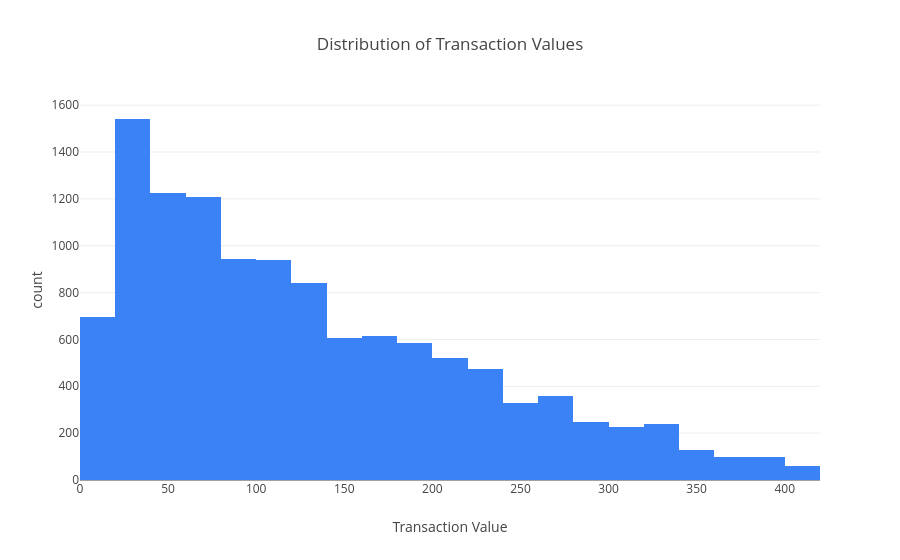

The notebook cell saved with this chart:
### Markdown cell above
1. How are transaction values distributed?

### Code cell
px.histogram(df_clean, x="Total Spent",nbins= 30,title="Distribution of Transaction Values",labels={"Total Spent": "Transaction Value"},color_discrete_sequence=["#3B82F6"])

### Figure 1 — Plotly figure (JSON) as saved in the notebook; plotly's stock layout.template omitted (floating-point values rounded to 4 significant figures; data arrays with more than 128 entries replaced by an {"elided": "..."} marker saying what was removed)
{"data": [{"alignmentgroup": "True", "bingroup": "x", "hovertemplate": "Transaction Value=%{x}<br>count=%{y}<extra></extra>", "legendgroup": "", "marker": {"color": "#3B82F6", "pattern": {"shape": ""}}, "name": "", "nbinsx": 30, "offsetgroup": "", "orientation": "v", "showlegend": false, "type": "histogram", "x": {"elided": "11971 float values"}, "xaxis": "x", "yaxis": "y"}], "layout": {"barmode": "relative", "legend": {"tracegroupgap": 0}, "title": {"text": "Distribution of Transaction Values"}, "xaxis": {"anchor": "y", "domain": [0, 1], "title": {"text": "Transaction Value"}}, "yaxis": {"anchor": "x", "domain": [0, 1], "title": {"text": "count"}}}}
